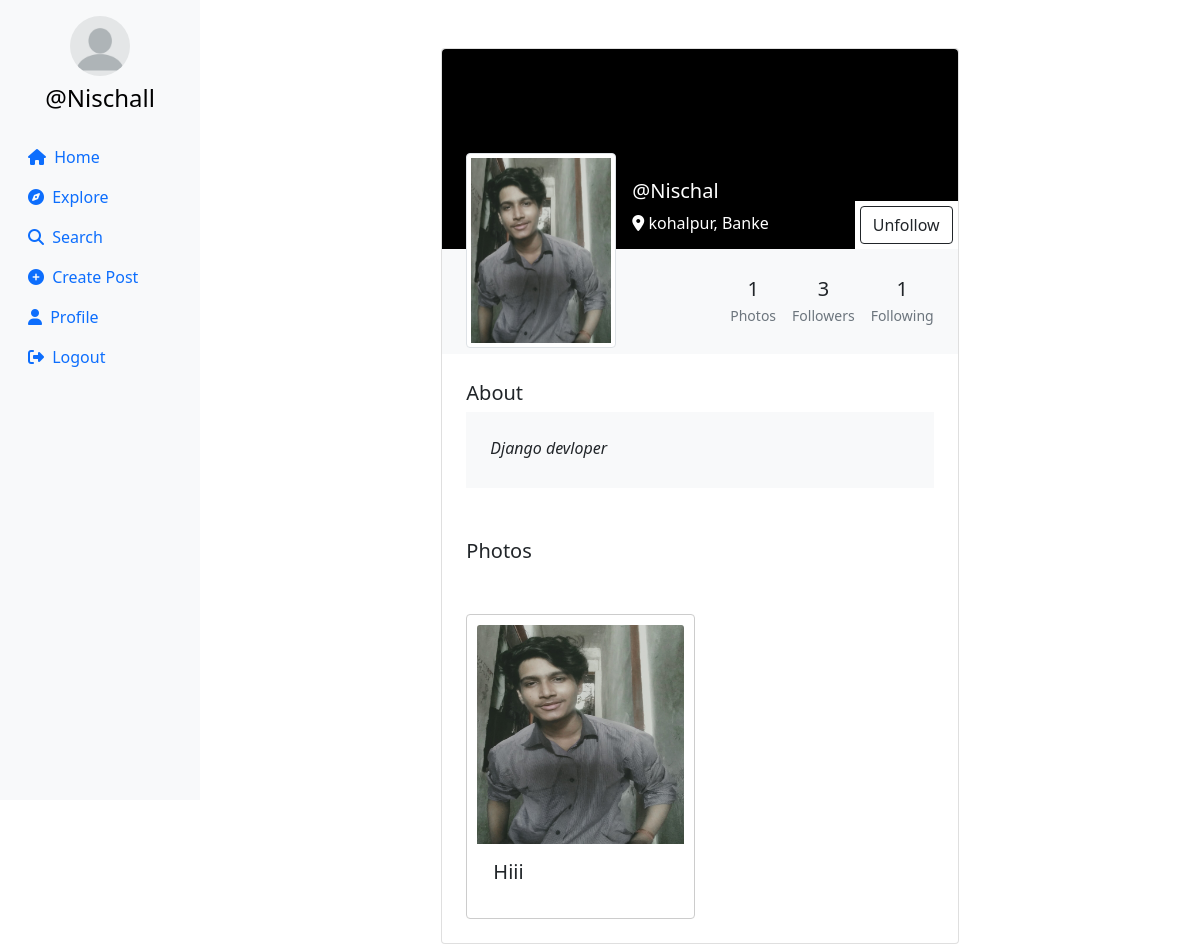
The page /profile/Nischal (signed in) on the database its author committed.
### userauth/models.py (models this page shows, shortened)
class Profile(models.Model):
    user = models.ForeignKey(User, on_delete=models.CASCADE)
    id_user = models.IntegerField(primary_key=True, default=0)
    bio = models.TextField(blank=True, default='')
    profileimg = models.ImageField(upload_to='profile_images', default='blank-profile-picture.png')
    location = models.CharField(max_length=100, blank=True, default='')

class Post(models.Model):
    id = models.UUIDField(primary_key=True, default=uuid.uuid4)
    user = models.CharField(max_length=100)
    image = models.ImageField(upload_to='post_images')
    caption = models.TextField()
    created_at = models.DateTimeField(default=datetime.now)
    no_of_likes = models.IntegerField(default=0)

### userauth/views.py (the view, shortened to what this page needs)
# urls.py: path('profile/<str:id_user>', views.profile),
@login_required(login_url='/loginn')
def profile(request,id_user):
    user_object = User.objects.get(username=id_user)
    print(user_object)
    profile = Profile.objects.get(user=request.user)
    user_profile = Profile.objects.get(user=user_object)
    user_posts = Post.objects.filter(user=id_user).order_by('-created_at')
    user_post_length = len(user_posts)
    follower = request.user.username
    user = id_user
    if Followers.objects.filter(follower=follower, user=user).first():
        follow_unfollow = 'Unfollow'
    else:
        follow_unfollow = 'Follow'
    user_followers = len(Followers.objects.filter(user=id_user))
    user_following = len(Followers.objects.filter(follower=id_user))
    context = {
        'user_object': user_object,
        'user_profile': user_profile,
        'user_posts': user_posts,
        'user_post_length': user_post_length,
        'profile': profile,
        'follow_unfollow':follow_unfollow,
        'user_followers': user_followers,
        'user_following': user_following,
    }
    return render(request, 'profile.html', context)

### templates/profile.html (shortened to what this page needs)
{% load static %}
<!DOCTYPE html>
<html lang="en">
<head>
    <link rel="stylesheet" href="https://maxcdn.bootstrapcdn.com/bootstrap/4.5.2/css/bootstrap.min.css">
    <link href="https://cdn.jsdelivr.net/npm/bootstrap@5.0.2/dist/css/bootstrap.min.css" rel="stylesheet"
>
    <link rel="stylesheet" href="{% static 'css/app.css' %}">
</head>
<body>
    {% load static %}
    <div class="container-fluid">
        <div class="row">
            <nav class="col-md-2 d-none d-md-block sidebar" style="position: fixed;">
                <div class="text-center mt-3">
                    <img src="{{profile.profileimg.url}}" alt="Profile Picture" class="profile-pic">
                    <h4 class="mt-2"><a href="/profile/{{user}}" style="text-decoration:none;">@{{user}}</a></h4>
                </div>
                <ul class="nav flex-column mt-4">
                    <li class="nav-item">
                        <a class="nav-link active" href="/">
                            <i class="fa-solid fa-house mr-1"></i> Home
                        </a>
                    </li>
                    <li class="nav-item">
                        <a class="nav-link" href="/explore">
                            <i class="fa-solid fa-compass mr-1"></i> Explore
                        </a>
                    </li>
                    <li class="nav-item">
                        <a class="nav-link" href="#" data-bs-toggle="modal" data-bs-target="#exampleModal3">
                            <i class="fa-solid fa-magnifying-glass mr-1"></i> Search
                        </a>
                    </li>
                    <li class="nav-item">
                        <a class="nav-link" href="#" data-bs-toggle="modal" data-bs-target="#exampleModal2"
                            data-bs-whatever="@getbootstrap">
                            <i class="fa-solid fa-circle-plus mr-1"></i> Create Post
                        </a>
                    </li>
                    <li class="nav-item">
                        <a class="nav-link" href="/profile/{{user}}">
                            <i class="fa-solid fa-user mr-1"></i> Profile
                        </a>
                    </li>
                    <li class="nav-item">
                        <a class="nav-link" href="/logoutt">
                            <i class="fa-solid fa-right-from-bracket mr-1"></i> Logout
                        </a>
                    </li>
                </ul>
            </nav>
            {% load static %}
            <main role="main" class="col-md-9 ml-sm-auto col-lg-10 px-md-4">
                <section class="gradient-custom-2">
                    <div class="container py-5">
                        <div class="row d-flex justify-content-center align-items-center h-100">
                            <div class="col col-lg-9 col-xl-7">
                                <div class="card">
                                    <div class="rounded-top text-white d-flex flex-row"
                                        style="background:black; height:200px;">
                                        <div class="ms-4  d-flex flex-column" style="width: 150px; margin-top:5rem;">
                                            <img src="{{user_profile.profileimg.url}}" alt="Generic placeholder image"
                                                class="img-fluid img-thumbnail mt-4 mb-2"
                                                style="width: 150px; z-index: 1">
                                        </div>
                                        <div class="ms-3" style="margin-top: 130px;">
                                            <h5>@{{user_profile.user}}</h5>
                                            <p><i class="fa-solid fa-location-dot"></i> {{user_profile.location}}</p>
                                        </div>
                                        <div style="margin-inline-start: auto; margin-top: auto;background:white;">
                                        <form action="/follow/" method="POST">
                                            {% csrf_token %}  {% if user != user_profile.user %}
                                            <button type="submit" class="btn btn-outline-dark"
                                                data-mdb-ripple-color="dark" style="z-index: 1; margin: 5px;">
                                                {{follow_unfollow}}
                                            </button>
                                            {% endif %}
</form>
                                        </div>
                                    </div>
                                    <div class="p-4 text-black" style="background-color: #f8f9fa;">
                                        <div class="d-flex justify-content-end text-center py-1">
                                            <div>
                                                <p class="mb-1 h5">{{user_post_length}}</p>
                                                <p class="small text-muted mb-0">Photos</p>
                                            </div>
                                            <div class="px-3">
                                                <p class="mb-1 h5">{{user_followers}}</p>
                                                <p class="small text-muted mb-0">Followers</p>
                                            </div>
                                            <div>
                                                <p class="mb-1 h5">{{user_following}}</p>
                                                <p class="small text-muted mb-0">Following</p>
                                            </div>
                                        </div>
                                    </div>
                                    <div class="card-body p-4 text-black">
                                        <div class="mb-5">
                                            <p class="lead fw-normal mb-1">About</p>
                                            <div class="p-4" style="background-color: #f8f9fa;">
                                                <p class="font-italic mb-1">{{user_profile.bio}}</p>
                                            </div>
                                        </div>
                                        <div class="mb-5">
                                            <p class="lead fw-normal mb-1">Photos</p>
                                        </div>
                                        <div class="image-grid">
                                            {% for pos in user_posts %}
                                            <div class="card image-item">
                                                <img src="{{pos.image.url}}" class="card-img-top" alt="..."
                                                    style="width: 219px;height: 219px;">
                                                <div class="card-body">
                                                    <h5 class="card-title">{{pos.caption}}</h5>
                                                </div>
                                            </div>
                                            {% endfor %}
                                        </div>
                                    </div>
                                </div>
                            </div>
                        </div>
                    </div>
                </section>
            </main>
        </div>
    </div>
</body>
</html>

### templates/profile.html (style rules this page uses)
.sidebar { background-color: #f8f9fa; height: 100vh; color: black; }
.profile-pic { width: 60px; height: 60px; border-radius: 50%; object-fit: cover; }
a { color: black; }
.image-grid { display: grid; grid-template-columns: repeat(auto-fill, minmax(200px, 1fr)); gap: 10px; }
.image-item { border: 1px solid #ccc; padding: 10px; }
.image-item img { max-width: 100%; height: auto; }

### rows shown on the page
Profile: profileimg (placeholder picture)
Profile: profileimg (picture), user "Nischal", location "kohalpur, Banke", bio "Django devloper"
Post: image (picture), caption "Hiii"

### other values the page prints
{{ user }} "Nischall"
{{ follow_unfollow }} "Unfollow"
{{ user_post_length }} "1"
{{ user_followers }} "3"
{{ user_following }} "1"
